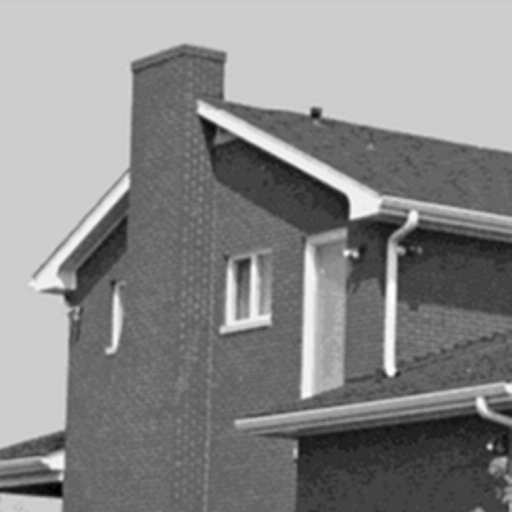
#> input picture articles/linedetection/src/house.png, 512 x 512 px
$ python hough.py
#> lines starting #> are read from the running program, lines starting #| are printed output that depends on the picture
import cv2
import math

if __name__ == '__main__':

	# load image
	filename = 'house.png'
	image_orig = cv2.imread(filename)
#> image_orig is the input picture: shape (512, 512, 3); min 0, max 254, mean 136.5
	if image_orig is None:
		print('Cannot find or load image:', filename)
		quit(-1)

	image = image_orig.copy()

	# convert image to grayscale
	if len(image.shape) > 2 and image.shape[-1] >= 3:
		image = cv2.cvtColor(image, cv2.COLOR_RGB2GRAY)

	# apply canny edge detector
	edges = cv2.Canny(image, 92, 128)
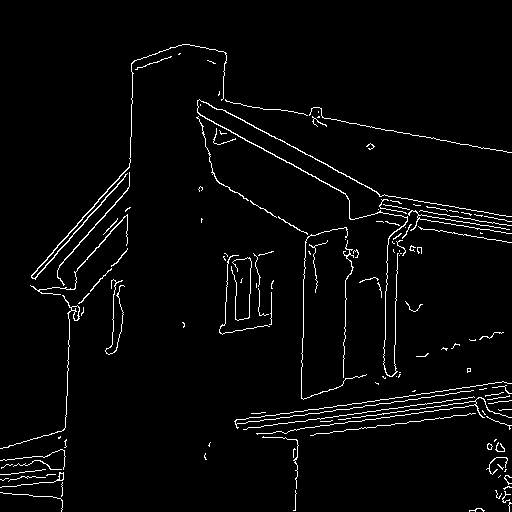
#> edges: shape (512, 512); 3% white in thin lines or dots

	# estimate lines with hoygh transform
	lines = cv2.HoughLines(edges, 1, 3.14 / 180, 80)
#> lines = 44 rows, first 8: [459, 1.43], [449, 1.43], [453, 1.43], [463, 1.43], [3, 2.08], [-8, 2.06], [207, 0.733], [467, 1.43]

	# draw lines on a copy of the original image
	if lines is not None:
		image = image_orig.copy()
		for line in lines:
			rho = line[0][0]
			theta = line[0][1]
			a = math.cos(theta)
			b = math.sin(theta)
			x0 = a * rho
			y0 = b * rho
			pt1 = (int(x0 + 1000*(-b)), int(y0 + 1000*(a)))
			pt2 = (int(x0 - 1000*(-b)), int(y0 - 1000*(a)))
			cv2.line(image, pt1, pt2, (255,0,0), 2, cv2.LINE_AA)
#> this loop made 44 passes
#> (rho, theta, a, b, x0, y0, pt1, pt2) on passes 1 to 10: (459, 1.43, 0.14, 0.99, 64.21, 454.5, (-925, 594), (1054, 314)), (449, 1.43, 0.14, 0.99, 62.81, 444.6, (-927, 584), (1052, 304)), (453, 1.43, 0.14, 0.99, 63.37, 448.5, (-926, 588), (1053, 308)), (463, 1.43, 0.14, 0.99, 64.77, 458.4, (-925, 598), (1054, 318)), (3, 2.08, -0.484, 0.875, -1.45, 2.63, (-876, -481), (873, 486)), (-8, 2.06, -0.469, 0.883, 3.75, -7.07, (-879, -475), (887, 461)), (207, 0.733, 0.743, 0.669, 153.9, 138.5, (-514, 881), (822, -604)), (467, 1.43, 0.14, 0.99, 65.33, 462.4, (-924, 602), (1055, 322)), (80, 0.0349, 0.999, 0.0349, 79.95, 2.79, (45, 1002), (114, -996)), (455, 1.41, 0.157, 0.988, 71.5, 449.3, (-916, 606), (1059, 292))
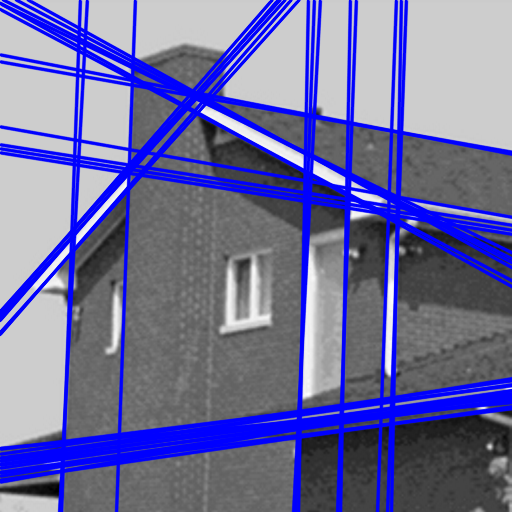
#> image: shape (512, 512, 3); mean B, G, R 159.3, 109.4, 109.4

	# visualize image
	cv2.imshow('image', image)
	cv2.imshow('edges', edges)
	cv2.waitKey(0)

	cv2.destroyAllWindows()

	# save images
	cv2.imwrite('lines.png', image)
	cv2.imwrite('edges.png', edges)
